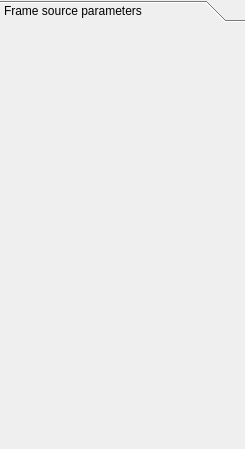
<?xml version="1.0" encoding="UTF-8"?>
<ui version="4.0">
 <class>tab_source</class>
 <widget class="QWidget" name="tab_source">
  <property name="geometry">
   <rect>
    <x>0</x>
    <y>0</y>
    <width>245</width>
    <height>449</height>
   </rect>
  </property>
  <property name="windowTitle">
   <string>Form</string>
  </property>
  <layout class="QGridLayout" name="gridLayout">
   <property name="margin">
    <number>0</number>
   </property>
   <property name="spacing">
    <number>0</number>
   </property>
   <item row="0" column="0">
    <layout class="QGridLayout" name="gridLayout_2">
     <property name="spacing">
      <number>1</number>
     </property>
     <item row="0" column="0">
      <widget class="QToolBox" name="toolBox">
       <property name="frameShape">
        <enum>QFrame::NoFrame</enum>
       </property>
       <property name="frameShadow">
        <enum>QFrame::Plain</enum>
       </property>
       <property name="lineWidth">
        <number>0</number>
       </property>
       <property name="currentIndex">
        <number>0</number>
       </property>
       <property name="tabSpacing">
        <number>0</number>
       </property>
       <widget class="QWidget" name="page_source">
        <property name="geometry">
         <rect>
          <x>0</x>
          <y>0</y>
          <width>243</width>
          <height>426</height>
         </rect>
        </property>
        <attribute name="label">
         <string>Frame source parameters</string>
        </attribute>
        <layout class="QGridLayout" name="gridLayout_6">
         <property name="margin">
          <number>0</number>
         </property>
         <property name="spacing">
          <number>0</number>
         </property>
        </layout>
       </widget>
      </widget>
     </item>
    </layout>
   </item>
  </layout>
 </widget>
 <resources>
  <include location="images.qrc"/>
 </resources>
 <connections/>
</ui>
